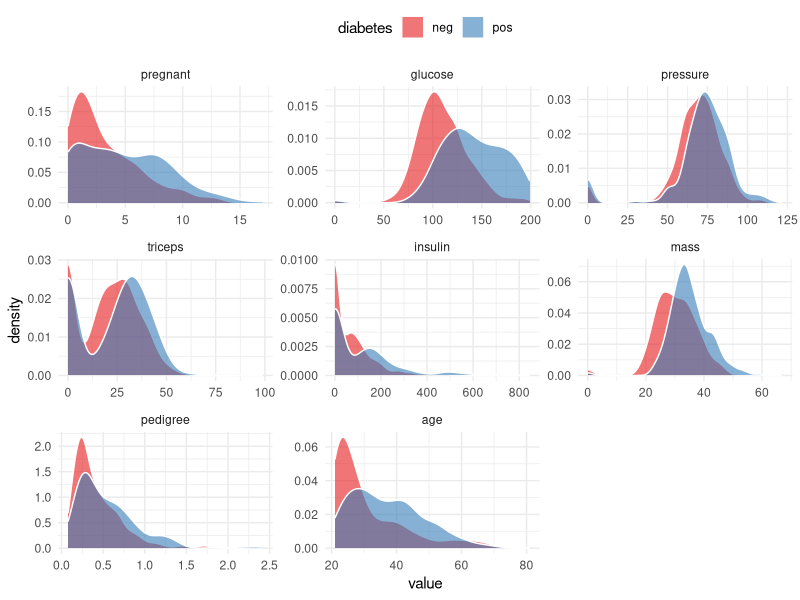
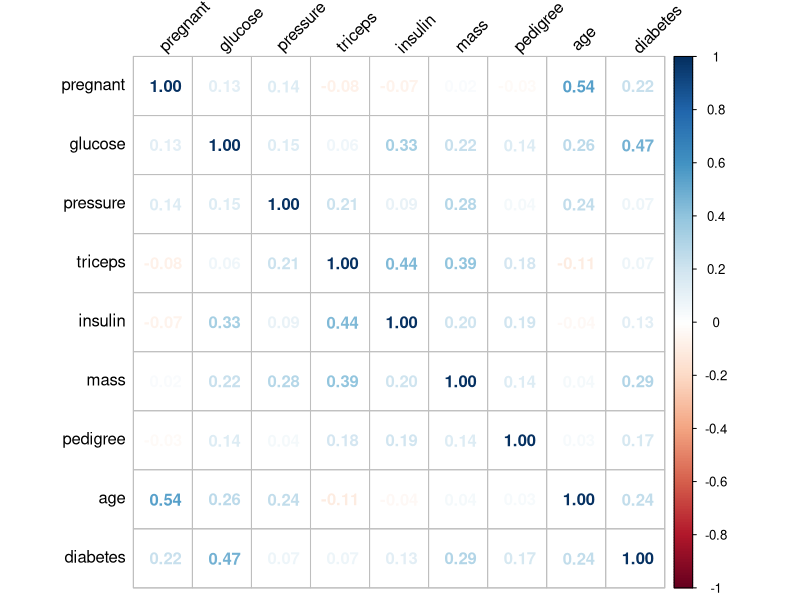
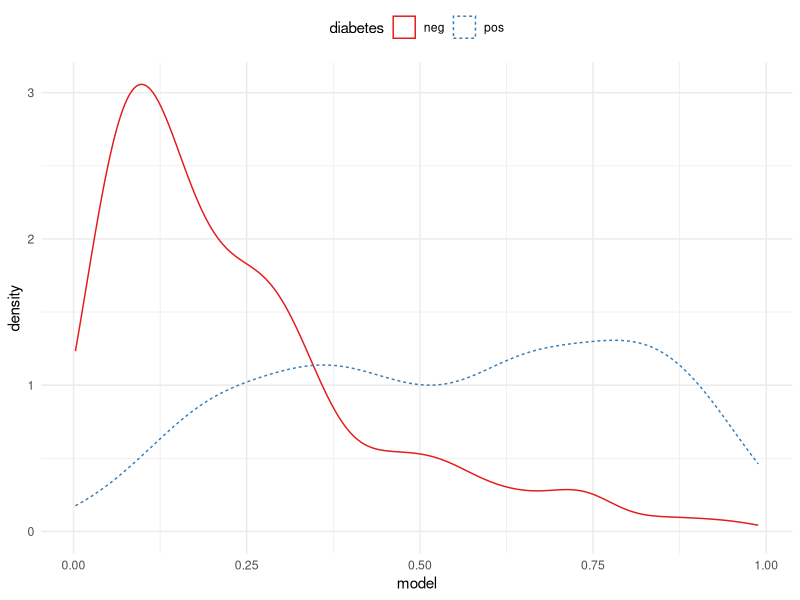
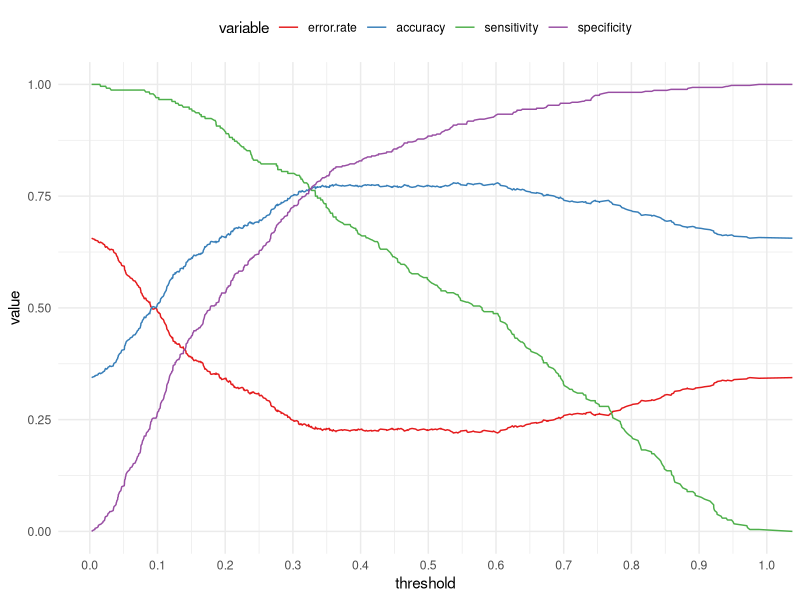
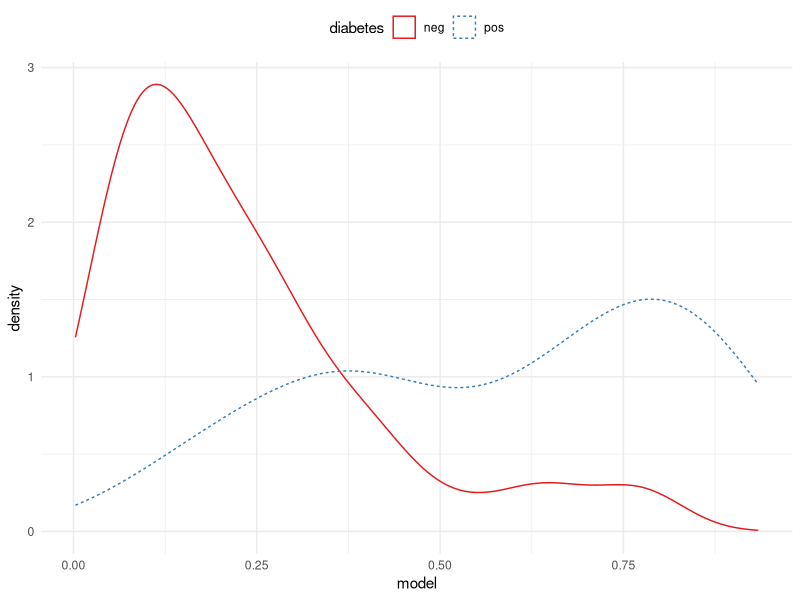

These figures' R source, in order:
## ---- chunk 1
knitr::opts_chunk$set(echo = TRUE)
## ---- chunk 2
# load needed libraries
suppressMessages(library(ggplot2))
suppressMessages(library(corrplot))
suppressMessages(library(mlbench))
suppressMessages(library(caret))
suppressMessages(library(reshape2))
suppressMessages(library(dplyr))
suppressMessages(library(ROCR))
## ---- chunk 3
data("PimaIndiansDiabetes")
head(PimaIndiansDiabetes)
str(PimaIndiansDiabetes)
with(PimaIndiansDiabetes, table(diabetes))
## ---- chunk 4
melted <- melt(PimaIndiansDiabetes, id.var = 'diabetes')
ggplot(melted, aes(x = value, fill = diabetes)) +
  geom_density(color = 'white', alpha = 0.6, size = 0.5) + 
  facet_wrap(~ variable, scales = 'free') +
  theme_minimal() + scale_fill_brewer(palette = 'Set1') +
  theme(legend.position = 'top', legend.direction = 'horizontal')
## ---- chunk 5
cor_mat <- cor(
  within(PimaIndiansDiabetes, 
         diabetes <- as.numeric(diabetes))) %>%
  round(digits = 2)
corrplot(cor_mat, method = 'number',
         tl.srt = 45, tl.col = 'black')
## ---- chunk 6
glm_all <- glm(diabetes ~ ., data = PimaIndiansDiabetes,
    family = binomial(link = 'logit'))
summary(glm_all)
## use of varImp function from caret to inspect the important variables
varImp(glm_all)
## ---- chunk 7
auc <- function(model, outcome) { 
  per <- performance(prediction(model, outcome == 'pos'),
                     "auc")
  as.numeric(per@y.values)
}

set.seed(13)
PimaIndiansDiabetes$split <- runif(nrow(PimaIndiansDiabetes))
training <- subset(PimaIndiansDiabetes, split <= 0.9)
test <- subset(PimaIndiansDiabetes, split > 0.9)
vars <- c('pregnant', 'glucose', 'pressure', 'mass', 'pedigree')

glm_model <- glm(diabetes ~ ., 
                 data = training[, c('diabetes', vars)],
                 family = binomial(link = 'logit')
                   )
summary(glm_model)
## ---- chunk 8
training$model <- predict(glm_model, training[, c('diabetes', vars)],
                          type = 'response')
ggplot(training, aes(x = model, color = diabetes, linetype = diabetes)) +
  geom_density() +
  theme_minimal() +
  theme(legend.position = 'top', legend.direction = 'horizontal') +
  scale_color_brewer(palette = 'Set1')
## ---- chunk 9
pred_object <- prediction(training$model, training$diabetes)
perf_object <- performance(pred_object, "sens", "spec")
sensitivity <- perf_object@y.values[[1]]
specificity <- perf_object@x.values[[1]]
acc <- performance(pred_object, "acc")
accuracy <- acc@y.values[[1]]
error.rate <- 1 - accuracy
threshold <- acc@x.values[[1]]
errors <- data.frame(cbind(threshold, 
                           cbind(error.rate, 
                                 cbind(accuracy, 
                                       cbind(sensitivity, specificity)))))

error.data <- melt(errors, id.vars = "threshold")
ggplot(error.data, aes(x = threshold, y = value, 
                       col = variable)) + 
  geom_line() + scale_x_continuous(breaks = seq(0.0, 1, 0.1)) +
  theme_minimal() + 
  theme(legend.position = 'top', legend.direction = 'horizontal') +
  scale_color_brewer(palette = 'Set1')
## ---- chunk 10
with(training, mean(diabetes == ifelse(
  model >= 0.32, 'pos', 'neg'
)))
auc(training$model, training$diabetes)
## ---- chunk 11
test$model <- predict(glm_model, test[, c('diabetes', vars)],
                      type = 'response')
ggplot(test, aes(x = model, color = diabetes, linetype = diabetes)) +
  geom_density() +
  theme_minimal() +
  theme(legend.position = 'top', legend.direction = 'horizontal') +
  scale_color_brewer(palette = 'Set1')

with(test, mean(diabetes == ifelse(
  model >= 0.32, 'pos', 'neg'
)))
auc(test$model, test$diabetes)
